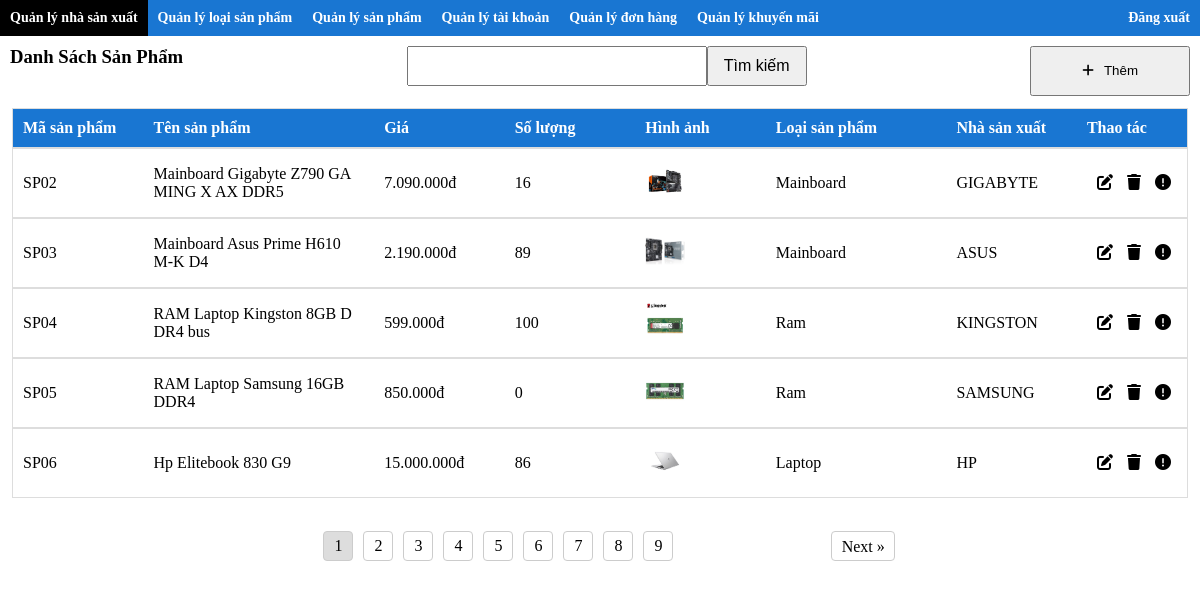
The page /webbanmaytinh/src/admin/index.php?action=quanlysanpham&&query=no (signed in) on the database as committed earlier.
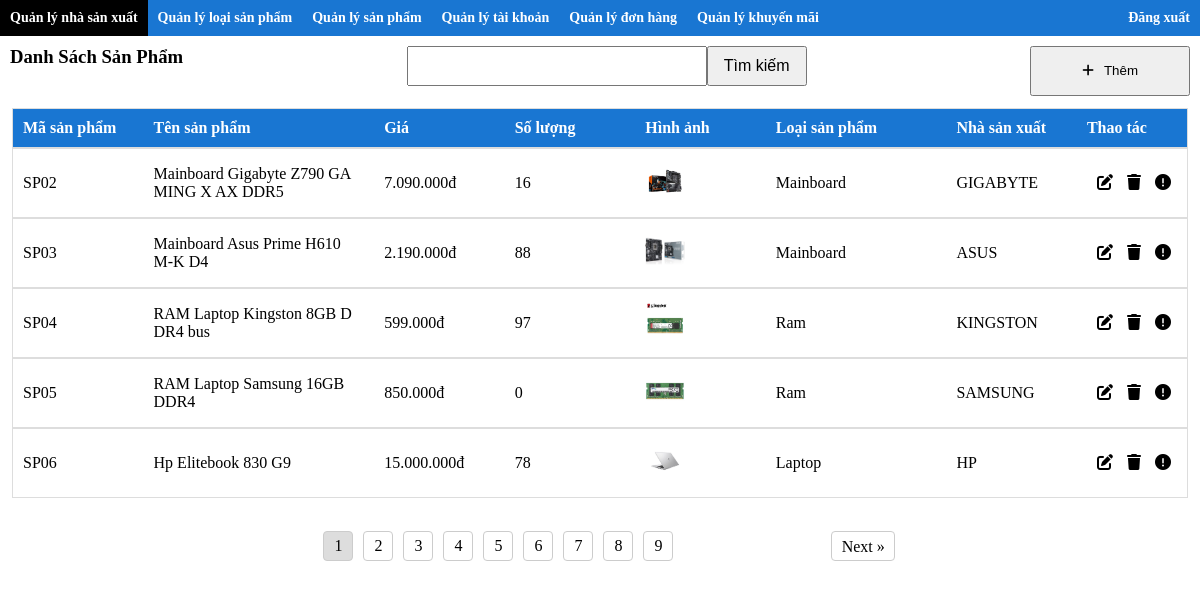
The same page on the database as committed later.
### tables this page shows
CREATE TABLE IF NOT EXISTS `sanpham` (
  `maSanPham` varchar(50) NOT NULL,
  `tenSanPham` varchar(50) NOT NULL,
  `gia` double NOT NULL,
  `soLuong` int(11) DEFAULT '100',
  `hinhAnh` varchar(250) NOT NULL,
  `moTa` varchar(500) NOT NULL,
  `maNSX` varchar(50) NOT NULL,
  `maLSP` varchar(50) NOT NULL,
  PRIMARY KEY (`maSanPham`),
  KEY `FK_SP_NSX` (`maNSX`),
  KEY `FK_SP_LSP` (`maLSP`) USING BTREE
);

CREATE TABLE IF NOT EXISTS `loaisanpham` (
  `maLoaiSanPham` varchar(50) NOT NULL,
  `tenLoaiSanPham` varchar(250) NOT NULL,
  PRIMARY KEY (`maLoaiSanPham`)
);

CREATE TABLE IF NOT EXISTS `nhasanxuat` (
  `maNhaSanXuat` varchar(50) NOT NULL,
  `tenNhaSanXuat` varchar(50) NOT NULL,
  `truSoChinh` varchar(250) NOT NULL,
  PRIMARY KEY (`maNhaSanXuat`)
);

### webbanmaytinh/src/admin/modules/quanlysanpham/hienthi.php (the view, shortened to what this page needs)
<?php
include '../././db/connect.php';
$searchText = isset($_POST['text']) ? $_POST['text'] : '';
$searchCondition = '';
$limit = 5;
$page = isset($_GET['page']) ? (int)$_GET['page'] : 1;
$offset = ($page - 1) * $limit;
$sql = "SELECT maSanPham as id, tenSanPham as ten, gia, soLuong, hinhAnh as img, tenLoaiSanPham as loaiSP, tenNhaSanXuat as tenNSX
        FROM sanpham
        JOIN nhasanxuat ON sanpham.maNSX=nhaSanXuat.maNhaSanXuat
        JOIN loaisanpham ON sanpham.maLSP=loaisanpham.maLoaiSanPham
        $searchCondition
        ORDER BY id ASC LIMIT $offset, $limit";
$result = mysqli_query($conn, $sql);
if (!$result) {
    echo "Lỗi truy vấn: " . mysqli_error($conn);
} else {
    ?>
    <div class="content-header">
        <h3 class="content-title">Danh Sách Sản Phẩm</h3>
        <div class="search-container">
            <form class="search-form" action="?action=quanlysanpham&query=search" method="POST">
                <input class="search-input" type="text" name="text" value="<?php echo htmlspecialchars($searchText); ?>">
                <button class="search-button" type="submit" name="search">Tìm kiếm</button>
            </form>
        </div>
        <button class="btn-add"><a class="title" href="?action=quanlysanpham&&query=them"><i class="icon fa-solid fa-plus"></i>Thêm</a></button>
    </div>
    <table class="content-wrapper" style="min-height: 395px;">
        <tr class="content-list head">
            <td class="content-item width100 head"><b>Mã sản phẩm</b></td>
            <td class="content-item width200 head"><b>Tên sản phẩm</b></td>
            <td class="content-item width100 head"><b>Giá</b></td>
            <td class="content-item width100 head"><b>Số lượng</b></td>
            <td class="content-item width100 head"><b>Hình ảnh</b></td>
            <td class="content-item width150 head"><b>Loại sản phẩm</b></td>
            <td class="content-item width100 head"><b>Nhà sản xuất</b></td>
            <td class="content-item width100 head"><b>Thao tác</b></td>
        </tr>
        <?php
        while ($row = mysqli_fetch_array($result)) {
        ?>
        <tr class="content-list" style="height: 70px;">
            <td class="content-item width100"><?php echo $row['id']; ?></td>
            <td class="content-item width200"><?php echo htmlspecialchars($row['ten']); ?></td>
            <td class="content-item width100"><?php echo number_format($row['gia'], 0, ',', '.') . 'đ'; ?></td>
            <td class="content-item width100"><?php echo $row['soLuong']; ?></td>
            <td class="content-item width100"><img src="../../././assets/img/<?php echo htmlspecialchars($row['img']); ?>" alt="img"></td>
            <td class="content-item width150"><?php echo htmlspecialchars($row['loaiSP']); ?></td>
            <td class="content-item width100"><?php echo htmlspecialchars($row['tenNSX']); ?></td>
            <td class="content-item width100">
                <a class="content-item width50" href="?action=quanlysanpham&query=sua&this_id=<?php echo $row['id']; ?>"><i class="fa-solid fa-pen-to-square"></i></a>
                <a class="content-item width50" href="?action=quanlysanpham&&query=xoa&&this_id=<?php echo $row['id']; ?>"><i class="fa-sharp fa-solid fa-trash"></i></a>
                <a class="content-item width50" href="?action=quanlysanpham&query=chitiet&this_id=<?php echo $row['id']; ?>"><i class="fa-solid fa-exclamation-circle"></i></a>
            </td>
        </tr>
        <?php
        }
        ?>
    </table>
    <?php
    include 'pagination.php';
}
?>

Rows that differ between the two databases and show on the page:
changed sanpham "SP03": soLuong "89" → "88"
changed sanpham "SP04": soLuong "100" → "97"
changed sanpham "SP06": soLuong "86" → "78"
